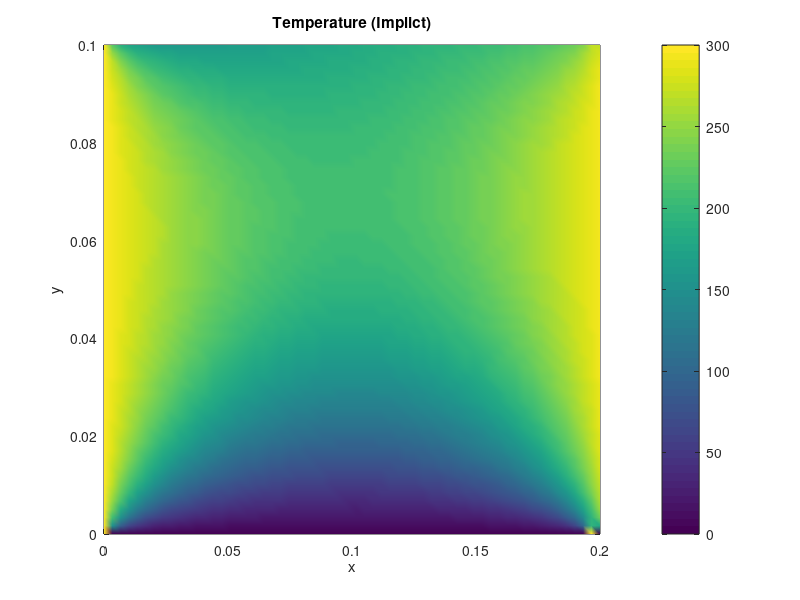

Write the MATLAB code that produced this figure.

YH = 59;% n grids and has n interior points per dimension
XW = 59;
x = linspace(0,0.2,XW+1); %Material Property
y = linspace(0,0.1,YH+1); %Material Property
dx = x(2)-x(1);
h = dx^2/4;
dy =  y(2)-y(1);

p = 1600;% kg/m3,
k = 3;% W/m-K,
c = 0.8;%  J/kg-K.
a = k/(p*c);

Iint = 2:XW+1;
Jint = 2:YH+1;
B = zeros(XW,YH);

Told = zeros(XW+1,YH+1);

Told(1,1:YH) =0;   %BOTTOM
Told(XW,1:YH+1) = -200*x*x'+400*x+300; %TOP;
Told(1:XW+1,1) = 300;  %LEFT
Told(1:XW+1,YH) = 300;  %RIGHT


Tsoln = Told;
B(:,1) = B(:,1)  + Told(Iint,1)*a/h^2; % boundary valuues are added from the left hand side matrix including k and h
B(:,YH) = B(:,YH) + Told(Iint,YH)*a/h^2;
B(1,:) = B(1,:) + Told(1,Jint)*a/h^2;
B(XW,:) = B(XW,:) + Told(XW,Jint)*a/h^2;

% Matrix formations
F = reshape(B,XW*XW,1);
I = speye(XW);
e = ones(XW,1);
T = spdiags([e -4*e e],[-1 0 1],XW,XW);
S = spdiags([e e],[-1 1],XW,XW);
A = (kron(I,T) + kron(S,I))* a / h^2; % A is a tridiagonal spurse matix multiplied and dvided by h^2

Tvec = abs(mldivide(A,F));
Tsoln(Iint,Jint) = reshape(Tvec,XW,XW);
sol = max(max(Tvec)) ;

% Ploting
figure,pcolor(x,y,Tsoln), shading interp

title('Temperature (Implict)'),xlabel('x'),ylabel('y'),colorbar

